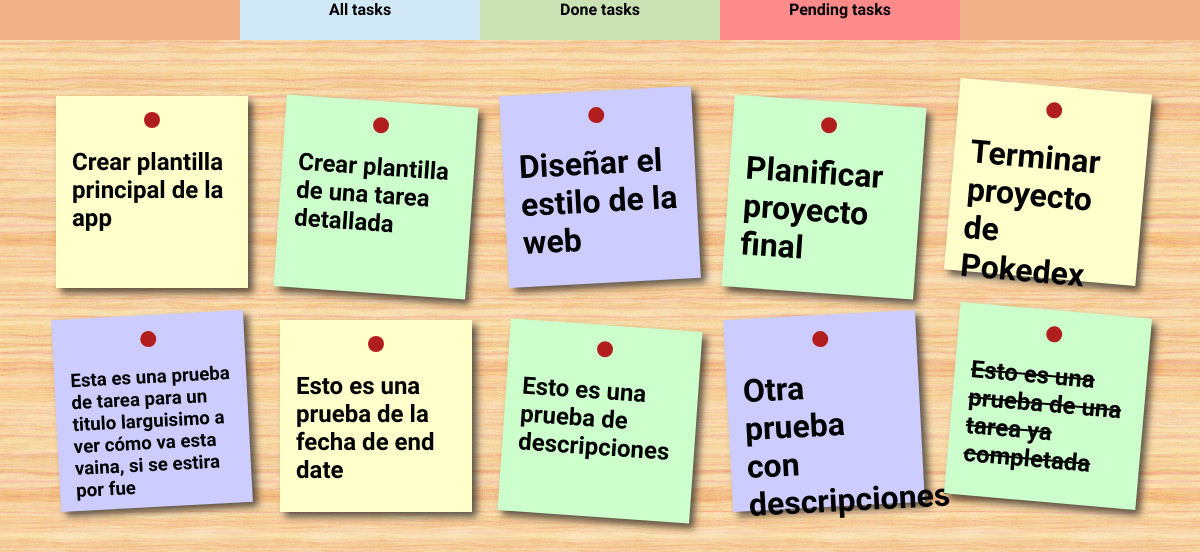
/todo/, run on the app's committed database.
### todo/models.py (models this page shows, shortened)
class Task(models.Model):
    title = models.CharField(max_length=100, blank=False, null=False)
    description = models.TextField(max_length=500, null=True, blank=True)
    created_at = models.DateTimeField(auto_now_add=True)
    deadline = models.DateField(null=True, blank=True)
    done = models.BooleanField(default=False)
    slug = models.SlugField(unique=True)

### todo/views.py (the view)
# urls.py: 2. Add a URL to urlpatterns:  path('', views.home, name='home')
def home(request):
    tasks = Task.objects.all()
    return render(request, 'todo/home.html', dict(tasks=tasks))

### todo/templates/todo/home.html (shortened to what this page needs)
{% extends "base.html" %}
{% block body %}
    <ul id="tasks-container">
        {% for task in tasks %}
        <li class>
            <a class="task" href="{% url 'todo:task_detail' task.slug %}">
                <div class="detail-container">
                    <div class="detail"></div>
                </div>
                <div {% if task.done %}style="text-decoration: line-through;"{% endif%}>
                {% if task.title|length < 30 %}
                    <h1 >{{ task.title }}</h1>
                {% elif task.title|length < 50 %}
                    <h2>{{ task.title }}</h2>
                {% else %}
                    <h3>{{ task.title }}</h3>
                {% endif %}
                </div>
            </a>
        </li>
        {% endfor %}
    </ul><br>
{% endblock body %}

### todo/static/custom.css (style rules this page uses)
body { background-image: url(./assets/img/background.jpg); margin: 0; }
#tasks-container { margin: 0; padding-top: 10vh; display: flex; flex-wrap: wrap; justify-content: start; }
ul, li { list-style: none; }
.task { font-family: 'Reenie Beanie'; font-size: 1em; text-decoration:none; color:#000; background:#ffc; display:block; height:10em; width:10em; padding:1em; box-shadow: 5px 5px 7px rgba(33,33,33,.7); transition: 0.3s; }
ul li { margin: 1em; }
ul li:nth-child(even) a { transform:rotate(4deg); position:relative; top:5px; background:#cfc; }
ul li:nth-child(3n) a { transform:rotate(-3deg); position:relative; top:-5px; background:#ccf; }
ul li:nth-child(5n) a { transform:rotate(5deg); position:relative; top:-10px; }
.detail-container { display: flex; justify-content: center; }
.detail { background-color: rgb(177, 30, 30); border-radius: 50%; width: 1em; height: 1em; text-align: center; }

### data on the page
Task: title "Crear plantilla principal de la app"
Task: title "Crear plantilla de una tarea detallada"
Task: title "Diseñar el estilo de la web"
Task: title "Planificar proyecto final"
Task: title "Terminar proyecto de Pokedex"
Task: title "Esta es una prueba de tarea para un titulo larguisimo a ver cómo va esta vaina, si se estira por fue"
Task: title "Esto es una prueba de la fecha de end date"
Task: title "Esto es una prueba de descripciones"
Task: title "Otra prueba con descripciones"
Task: title "Esto es una prueba de una tarea ya completada"
